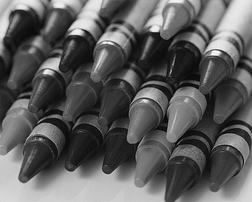
#> input picture mp0_hw/MP0/images/crayons.bmp, 252 x 202 px, shrunk from 600 x 480 before the run
$ jupyter execute --allow-errors luningw2_mp0_code.ipynb   (shell and % lines are left out)
#> lines starting #> are read from the running program, lines starting #| are printed output that depends on the picture; long printed decimals are rounded
# MP0 : Image Demosaicing

Welcome to CS 543! This assignment is a warm-up assignment to get you back up working from the winter break! We will try to provide you an iPython Notebook (like this) for all the future assignments! The notebook will provide you some further instructions(implementation related mainly), in addition to the ones provided on class webpage.

### Import statements

The following cell is only for import statements. You can use any of the 3 : cv2, matplotlib or skimage for image i/o and other functions. We will provide you the names of the relevant functions for each module. __{For convenience provided at the end of the class assignment webpage}__

[cell 1]
import numpy as np
import cv2
import matplotlib.image as mpimg
import matplotlib.pyplot as plt
import skimage
import scipy

### Reading the Mosaic Image

[cell 2]
IMG_DIR = 'images/'
IMG_NAME = 'crayons.bmp'

[cell 3]
def read_image(IMG_NAME):
    # YOUR CODE HERE
#> called with IMG_NAME = 'images/crayons.bmp'
    img = cv2.imread(IMG_NAME)
#> img is the input picture: shape (202, 252, 3); min 0, max 255, mean 92.4
    return img

mosaic_img = read_image(IMG_DIR + IMG_NAME)# YOUR CODE HERE
unmosaic_img = read_image(IMG_DIR + "crayons.jpg")
#> call 2 of read_image, with IMG_NAME = 'images/crayons.jpg'
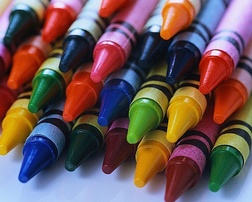
#> input picture mp0_hw/MP0/images/crayons.jpg, 252 x 202 px, shrunk from 600 x 480 before the run
#> in read_image, img is the input picture: shape (202, 252, 3); mean B, G, R 87.5, 86.5, 109.2

[cell 4]
# For a sanity check, display your image here
plt.imshow(mosaic_img)

### Linear Interpolation

[cell 5]
### HINT : You might want to use filters

[cell 6]
### HINT : To use filters you might want to write your kernels

[cell 7]
### HINT : For writing your kernels you might want to see the RGB Pattern provided on the website

[cell 8]
### HINT : To improve your kernels, you might want to use the squared difference
###        between your solution image and the original image

[cell 9]
# this is the convolve soln
def get_solution_image(mosaic_img):
    '''
    This function should return the soln image.
    Feel free to write helper functions in the above cells
    as well as change the parameters of this function.
    '''
    mosaic_shape = np.shape(mosaic_img)
#> mosaic_shape = (202, 252, 3)
    soln_image = np.zeros((mosaic_shape[0], mosaic_shape[1], 3))
    ### YOUR CODE HERE ###
    R_mask = np.zeros((mosaic_shape[0], mosaic_shape[1]))
    B_mask = np.zeros((mosaic_shape[0], mosaic_shape[1]))
    G_mask = np.zeros((mosaic_shape[0], mosaic_shape[1]))

    # Get the masks for each channel
    R_mask[0::2, 0::2] = 1
    B_mask[1::2, 1::2] = 1
    G_mask[0::2, 1::2] = 1
    G_mask[1::2, 0::2] = 1

    # Get the values for each channel
    R_channel = mosaic_img[:,:,0] * R_mask
    B_channel = mosaic_img[:,:,0] * B_mask
    G_channel = mosaic_img[:,:,0] * G_mask

    # weight kernels
    RB_kernel = np.array(
            [[1, 2, 1],
             [2, 4, 2],
             [1, 2, 1]]) / 4

    G_kernel = np.array(
            [[0, 1, 0],
             [1, 4, 1],
             [0, 1, 0]]) / 4

    ## compute the missing values for each channel.
    R = scipy.ndimage.convolve(R_channel, RB_kernel)
    B = scipy.ndimage.convolve(B_channel, RB_kernel)
    G = scipy.ndimage.convolve(G_channel, G_kernel)

    soln_image = np.dstack((R,G,B))
    soln_image = np.clip(soln_image, 0, 255).astype(np.uint8)
    return soln_image

[cell 10]
def compute_errors(soln_image, original_image):
    '''
    Compute the Average and Maximum per-pixel error
    for the image.

    Also generate the map of pixel differences
    to visualize where the mistakes are made
    '''
    soln_shape = soln_image.shape
#> soln_shape = (202, 252, 3)
    #soln_image = soln_image.astype(np.uint32)
    #original_image = original_image.astype(np.uint32)

    pp_err = 0.0
    max_err = 0.0

    mapping = np.zeros((soln_shape[0], soln_shape[1]))

    for i in range(0, soln_shape[0]):
        for j in range(0, soln_shape[1]):
            current_err = \
            (float(soln_image[i][j][0]) - float(original_image[i][j][2])) ** 2\
            + (float(soln_image[i][j][1]) - float(original_image[i][j][1])) ** 2\
            + (float(soln_image[i][j][2]) - float(original_image[i][j][0])) ** 2

            if current_err > max_err:
                max_err = current_err

            pp_err = pp_err + current_err

            mapping[i][j] = current_err
#> after the loop, max_err = 42909; pp_err = 243985968

    # print the error map
    plt.matshow(np.sqrt(mapping / 3))
    return pp_err / (soln_shape[0] * soln_shape[1]), max_err

We provide you with 3 images to test if your solution works. Once it works, you should generate the solution for test image provided to you.

[cell 11]
mosaic_img = read_image(IMG_DIR + 'crayons.bmp')
soln_image = get_solution_image(mosaic_img)
original_image = read_image(IMG_DIR + 'crayons.jpg')
# For sanity check display your solution image here
### YOUR CODE
plt.imshow(soln_image)

[cell 12]
pp_err, max_err = compute_errors(soln_image, original_image)
#> pp_err = 4793.1; max_err = 42909
print("The average per-pixel error for crayons is: "+str(pp_err))
#| The average per-pixel error for crayons is: 4793.061
print("The maximum per-pixel error for crayons is: "+str(max_err))
#| The maximum per-pixel error for crayons is: 42909.0

[cell 13]
mosaic_img = read_image(IMG_DIR + 'iceberg.bmp')
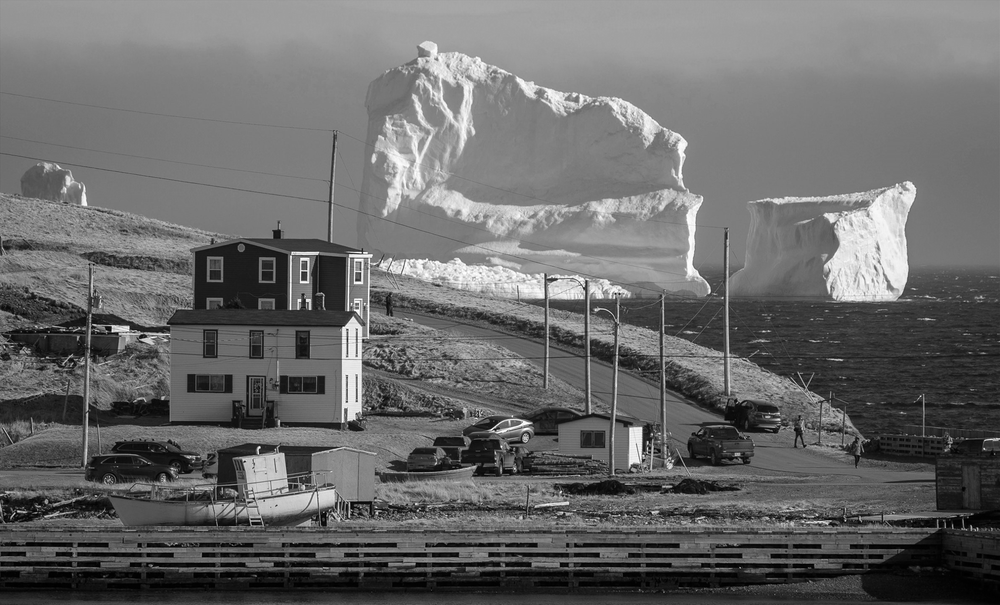
#> input picture mp0_hw/MP0/images/iceberg.bmp, 1000 x 605 px, shrunk from 2382 x 1440 before the run
#> in read_image, img is the input picture: shape (605, 1000, 3); min 0, max 255, mean 105.8
soln_image = get_solution_image(mosaic_img)
original_image = read_image(IMG_DIR + 'iceberg.jpg')
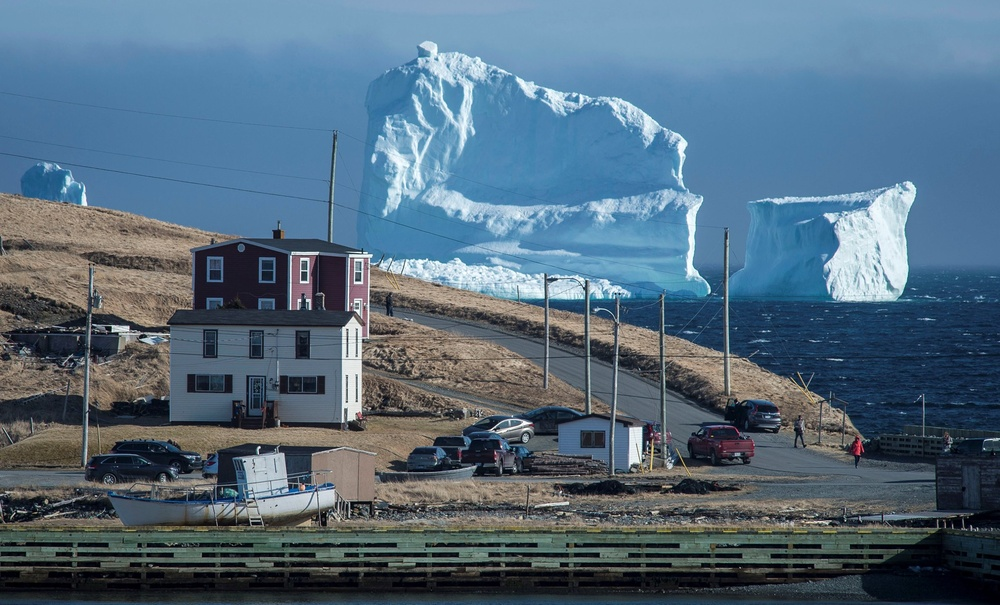
#> input picture mp0_hw/MP0/images/iceberg.jpg, 1000 x 605 px, shrunk from 2382 x 1440 before the run
#> in read_image, img is the input picture: shape (605, 1000, 3); mean B, G, R 124.9, 107.1, 84.2
# For sanity check display your solution image here
### YOUR CODE
plt.imshow(soln_image)

[cell 14]
pp_err, max_err = compute_errors(soln_image, original_image)
#> after the loop in compute_errors (call 2), `for i in range(0, soln_shape[0]):`:
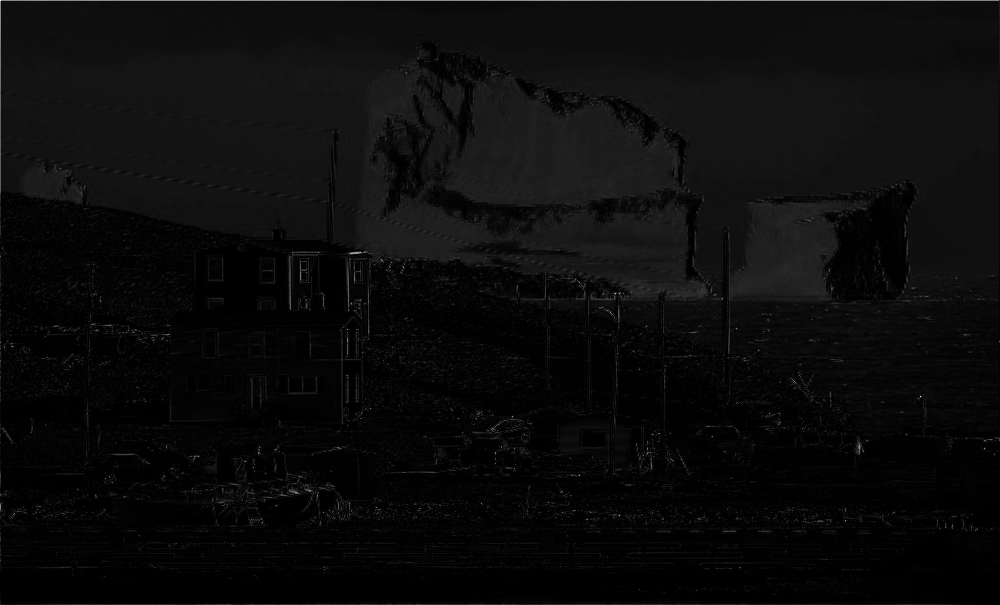
#> mapping: shape (605, 1000) float64; min 0, max 47309, mean 2100.3; drawn with min black and max white
#> after the loop in compute_errors (call 2), `for i in range(0, soln_shape[0]):`: max_err = 47309; pp_err = 1.27e+09
#> pp_err = 2100.3; max_err = 47309
print("The average per-pixel error for iceberg is: "+str(pp_err))
#| The average per-pixel error for iceberg is: 2100.312
print("The maximum per-pixel error for iceberg is: "+str(max_err))
#| The maximum per-pixel error for iceberg is: 47309.0

[cell 15]
mosaic_img = read_image(IMG_DIR + 'tony.bmp')
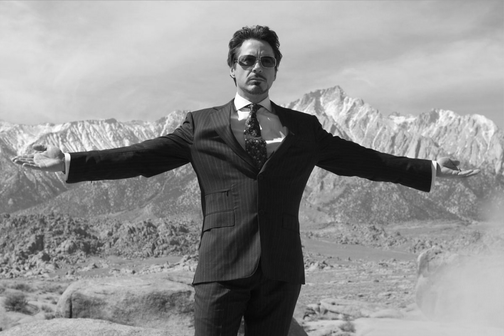
#> input picture mp0_hw/MP0/images/tony.bmp, 504 x 336 px, shrunk from 1200 x 800 before the run
#> in read_image, img is the input picture: shape (336, 504, 3); min 4, max 255, mean 146.1
soln_image = get_solution_image(mosaic_img)
original_image = read_image(IMG_DIR + 'tony.jpg')
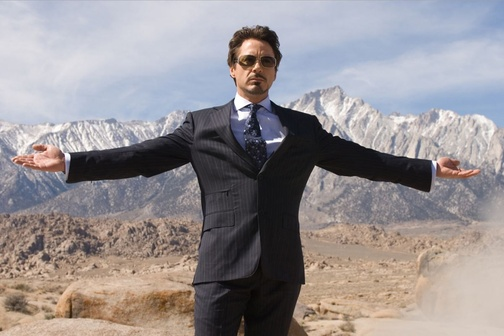
#> input picture mp0_hw/MP0/images/tony.jpg, 504 x 336 px, shrunk from 1200 x 800 before the run
#> in read_image, img is the input picture: shape (336, 504, 3); mean B, G, R 146.1, 144.1, 150.1
# For sanity check display your solution image here
### YOUR CODE
plt.imshow(soln_image)

[cell 16]
pp_err, max_err = compute_errors(soln_image, original_image)
#> after the loop in compute_errors (call 3), `for i in range(0, soln_shape[0]):`:
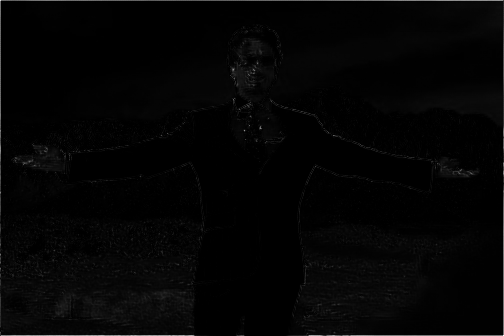
#> mapping: shape (336, 504) float64; min 0, max 41560, mean 758.2; drawn with min black and max white
#> after the loop in compute_errors (call 3), `for i in range(0, soln_shape[0]):`: max_err = 41560; pp_err = 128395902
#> pp_err = 758.2; max_err = 41560
print("The average per-pixel error for tony is: "+str(pp_err))
#| The average per-pixel error for tony is: 758.196
print("The maximum per-pixel error for tony is: "+str(max_err))
#| The maximum per-pixel error for tony is: 41560.0

[cell 17]
mosaic_img = read_image(IMG_DIR + 'hope.bmp')
#> (the rest of this cell did not finish here and is left out)

### Freeman's Method

For details of the freeman's method refer to the class assignment webpage.

__MAKE SURE YOU FINISH LINEAR INTERPOLATION BEFORE STARTING THIS PART!!!__

[cell 18]
def get_freeman_solution_image(mosaic_img):
    '''
    This function should return the freeman soln image.
    Feel free to write helper functions in the above cells
    as well as change the parameters of this function.

    HINT : Use the above get_solution_image function.
    '''
    ### YOUR CODE HERE ###
    raw_img = get_solution_image(mosaic_img)
    R = raw_img[:,:,0]
    G = raw_img[:,:,1]
    B = raw_img[:,:,2]

    ## Below two lines need to be updated.
    R = G + scipy.signal.medfilt2d(R - G)
    B = G + scipy.signal.medfilt2d(B - G)
    freeman_soln_image = np.dstack((R,G,B))
    return freeman_soln_image

[cell 19]
mosaic_img = read_image(IMG_DIR + 'tony.bmp')
soln_image = get_freeman_solution_image(mosaic_img)
original_image = read_image(IMG_DIR + 'tony.jpg')
# For sanity check display your solution image here
### YOUR CODE
plt.imshow(soln_image)

[cell 20]
pp_err, max_err = compute_errors(soln_image, original_image)
#> pp_err = 1019.6; max_err = 122557
print("The average per-pixel error for tony is: "+str(pp_err))
#| The average per-pixel error for tony is: 1019.633
print("The maximum per-pixel error for tony is: "+str(max_err))
#| The maximum per-pixel error for tony is: 122557.0

[cell 21]
### Feel free to play around with other images for Freeman's method above ###

[cell 22]
mosaic_img = read_image(IMG_DIR + 'hope.bmp')
#> (the rest of this cell did not finish here and is left out)

### Mosaicing an Image

Now lets take a step backwards and mosaic an image.

[cell 23]
def get_mosaic_image(original_image):
    '''
    Generate the mosaic image using the Bayer Pattern.
    '''
    original_shape = np.shape(original_image)
#> original_shape = (202, 252, 3)
    mosaic_image = np.zeros((original_shape[0], original_shape[1], 3))
    for i in range(0, original_shape[0], 2):
        for j in range(0, original_shape[1], 2):
            mosaic_image[i][j][0] = original_image[i][j][2]
            mosaic_image[i][j][1] = original_image[i][j][2]
            mosaic_image[i][j][2] = original_image[i][j][2]

            if i + 1 < original_shape[0]:
                mosaic_image[i + 1][j][1] = original_image[i + 1][j][1]
                mosaic_image[i + 1][j][0] = original_image[i + 1][j][1]
                mosaic_image[i + 1][j][2] = original_image[i + 1][j][1]
            if j + 1 < original_shape[1]:
                mosaic_image[i][j + 1][1] = original_image[i][j + 1][1]
                mosaic_image[i][j + 1][0] = original_image[i][j + 1][1]
                mosaic_image[i][j + 1][2] = original_image[i][j + 1][1]
            if i + 1 < original_shape[0] and j + 1 < original_shape[1]:
                mosaic_image[i + 1][j + 1][2] = original_image[i + 1][j + 1][0]
                mosaic_image[i + 1][j + 1][0] = original_image[i + 1][j + 1][0]
                mosaic_image[i + 1][j + 1][1] = original_image[i + 1][j + 1][0]
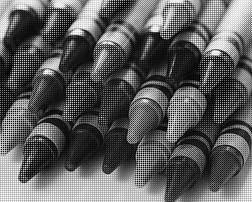
#> mosaic_image: shape (202, 252, 3) float64; min 0, max 255, mean 92.5
    outcome = mosaic_image.astype(np.uint8)
    return outcome

[cell 24]
### YOU CAN USE ANY OF THE PROVIDED IMAGES TO CHECK YOUR get_mosaic_function
original_img_tony = read_image(IMG_DIR + 'crayons.jpg')
standard_mosaic_tony = read_image(IMG_DIR + 'crayons.bmp')
mosaic_img_tony = get_mosaic_image(original_img_tony)

plt.imshow(mosaic_img_tony)
plt.show()
pp_err, max_err = compute_errors(mosaic_img_tony, standard_mosaic_tony)
#> after the loop in compute_errors (call 5), `for i in range(0, soln_shape[0]):`:
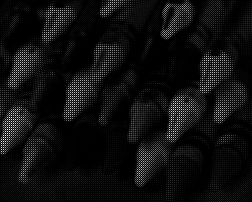
#> mapping: shape (202, 252) float64; min 0, max 58800, mean 3563.3; drawn with min black and max white
#> after the loop in compute_errors (call 5), `for i in range(0, soln_shape[0]):`: max_err = 58800; pp_err = 181387938
#> pp_err = 3563.3; max_err = 58800
print("The average per-pixel error for my crayons is: "+str(pp_err))
#| The average per-pixel error for my crayons is: 3563.334
print("The maximum per-pixel error for my crayons is: "+str(max_err))
#| The maximum per-pixel error for my crayons is: 58800.0
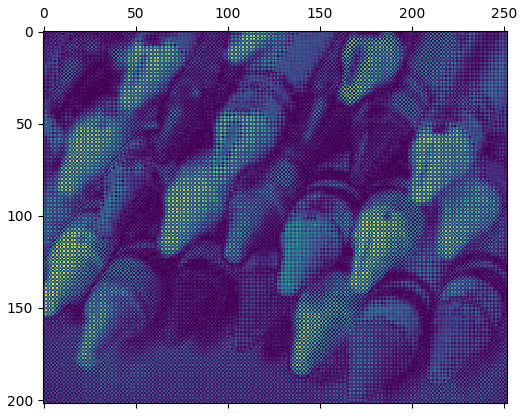
#> figure drawn by matplotlib, 1 panel
